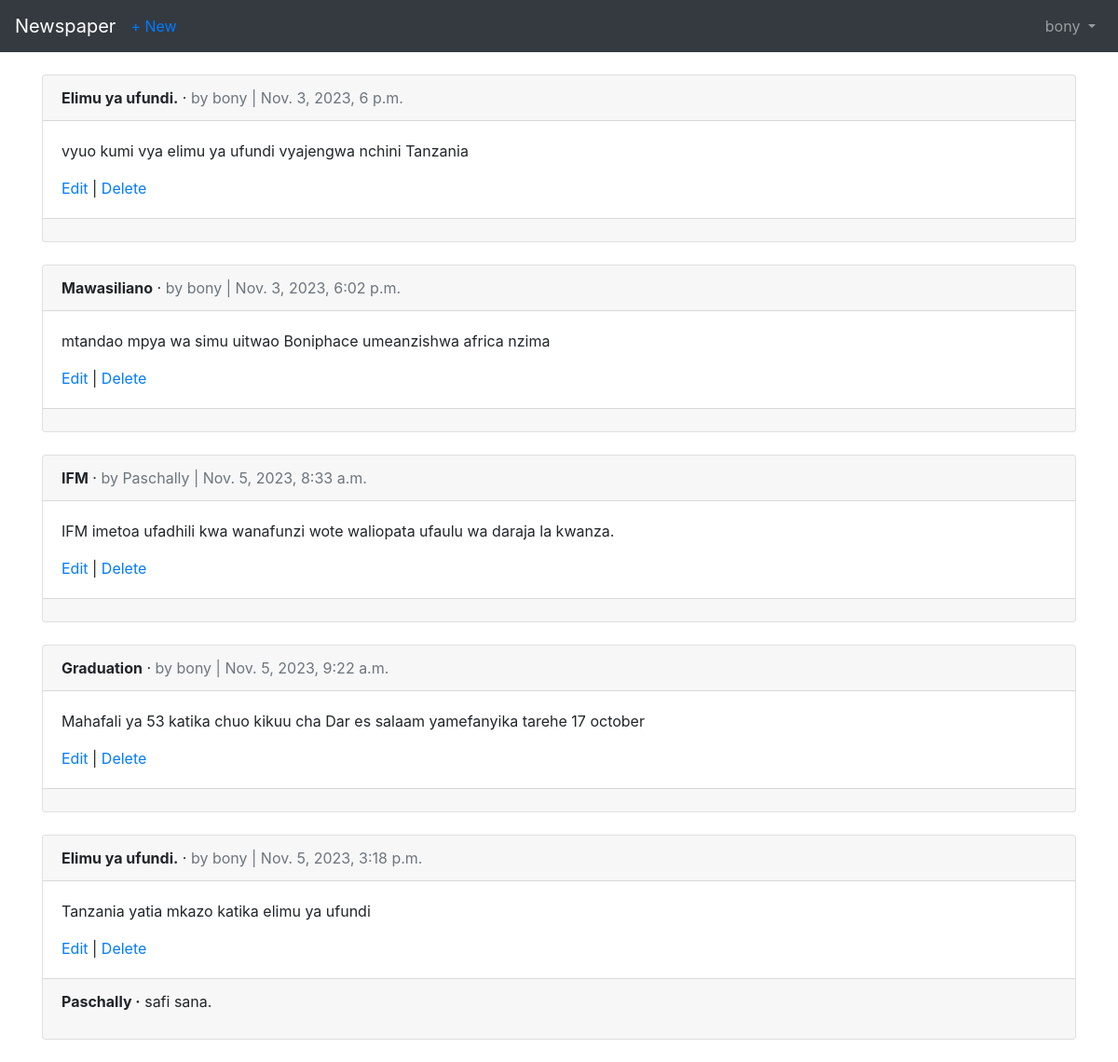
The page /articles/ (signed in) on the database its author committed.
### users/models.py (models this page shows)
class CustomUser(AbstractUser):
    age = models.PositiveIntegerField(null=True, blank=True)

### articles/models.py (models this page shows, shortened)
class Article(models.Model):
    title = models.CharField(max_length=255)
    body = models.TextField()
    date = models.DateTimeField(auto_now_add=True)
    author = models.ForeignKey(
        get_user_model(),
        on_delete=models.CASCADE,
    )

class Comment(models.Model):
    article = models.ForeignKey(
        Article,
        on_delete=models.CASCADE,
        related_name='comments',
    )
    comment = models.CharField(max_length=140)
    author = models.ForeignKey(
        get_user_model(),
        on_delete=models.CASCADE,
    )
    def __str__(self):
        return self.comment

### articles/views.py (the view)
# urls.py: path('', ArticleListView.as_view(), name='article_list'),
class ArticleListView(LoginRequiredMixin,ListView):
    model = Article
    template_name = 'article_list.html'
    login_url = 'login'

### templates/article_list.html (shortened to what this page needs)
{% extends 'base.html' %}
    {% block content %}
        {% for article in object_list %}
            <div class="card">
                <div class="card-header">
                    <span class="font-weight-bold">{{ article.title }}</span> &middot;
                    <span class="text-muted">by {{ article.author }} |
                    {{ article.date }}</span>
                </div>
                <div class="card-body">
                    <p>{{ article.body }}</p>
                    <a href="{% url 'article_edit' article.pk %}">Edit</a> |
                    <a href="{% url 'article_delete' article.pk %}">Delete</a>
                </div>
                <div class="card-footer ">
                    {% for comment in article.comments.all %}
                        <p>
                            <span class="font-weight-bold">{{ comment.author }} &middot;</span>
                            {{ comment }}
                        </p>
                    {% endfor %}
                </div>
            </div>
            <br />
        {% endfor %}
    {% endblock content %}

### templates/base.html (shortened to what this page needs)
<!doctype html>
<html lang="en">
  <head>
    <link rel="stylesheet" href="https://cdn.jsdelivr.net/npm/bootstrap@4.3.1/dist/css/bootstrap.min.css">
  </head>
  <body>
    <nav class="navbar navbar-expand-md navbar-dark bg-dark mb-4">
        <a class="navbar-brand" href="{% url 'home' %}">Newspaper</a>
        {% if user.is_authenticated %}
            <ul class="navbar-nav mr-auto">
                <li class="nav-item"><a href="{% url 'article_new' %}">+ New</a></li>
            </ul>
        {% endif %}
        <div class="collapse navbar-collapse" id="navbarCollapse">
            {% if user.is_authenticated %}
                <ul class="navbar-nav ml-auto">
                    <li class="nav-item">
                        <a class="nav-link dropdown-toggle" href="#" id="userMenu"
                            data-toggle="dropdown" aria-haspopup="true"
                            aria-expanded="false">
                            {{ user.username }}
                        </a>
                    </li>
                </ul>
            {% endif %}
        </div>
    </nav>
        <div class="container">
        {% block content %}
        {% endblock content %}
        </div>
  </body>
</html>

### rows shown on the page
CustomUser: username "bony"
Article: title "Elimu ya ufundi.", author "bony", date "Nov. 3, 2023, 6 p.m.", body "vyuo kumi vya elimu ya ufundi vyajengwa nchini Tanzania"
Article: title "Mawasiliano", author "bony", date "Nov. 3, 2023, 6:02 p.m.", body "mtandao mpya wa simu uitwao Boniphace umeanzishwa africa nzima"
Article: title "IFM", author "Paschally", date "Nov. 5, 2023, 8:33 a.m.", body "IFM imetoa ufadhili kwa wanafunzi wote waliopata ufaulu wa daraja la kwanza."
Article: title "Graduation", author "bony", date "Nov. 5, 2023, 9:22 a.m.", body "Mahafali ya 53 katika chuo kikuu cha Dar es salaam yamefanyika tarehe 17 october"
Article: title "Elimu ya ufundi.", author "bony", date "Nov. 5, 2023, 3:18 p.m.", body "Tanzania yatia mkazo katika elimu ya ufundi"
Comment: author "Paschally", comment "safi sana."
